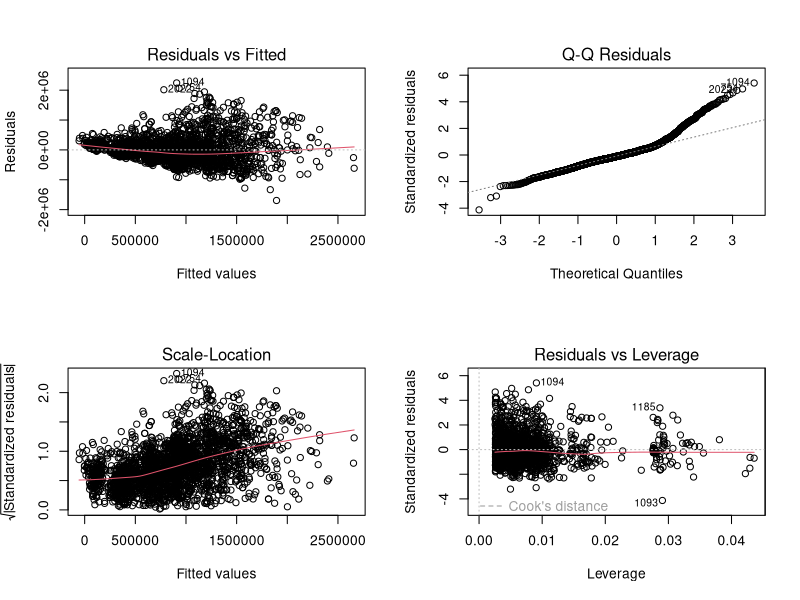
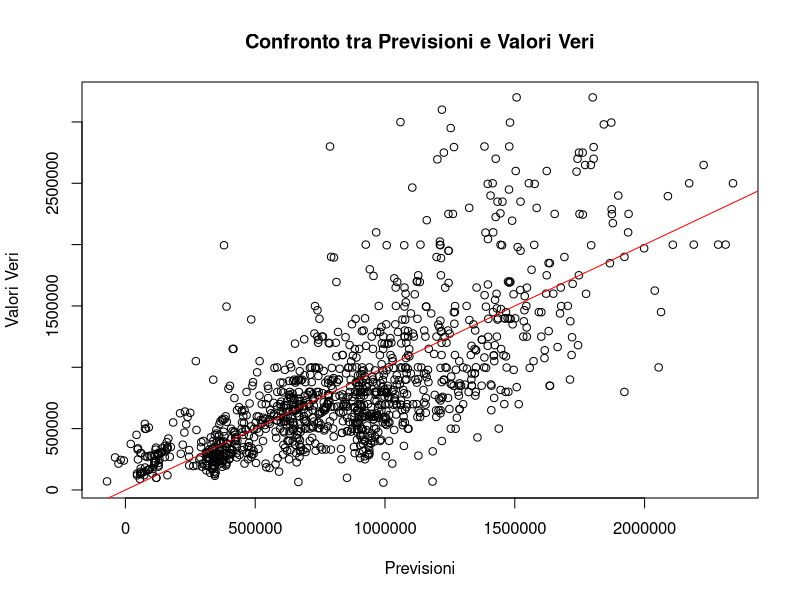
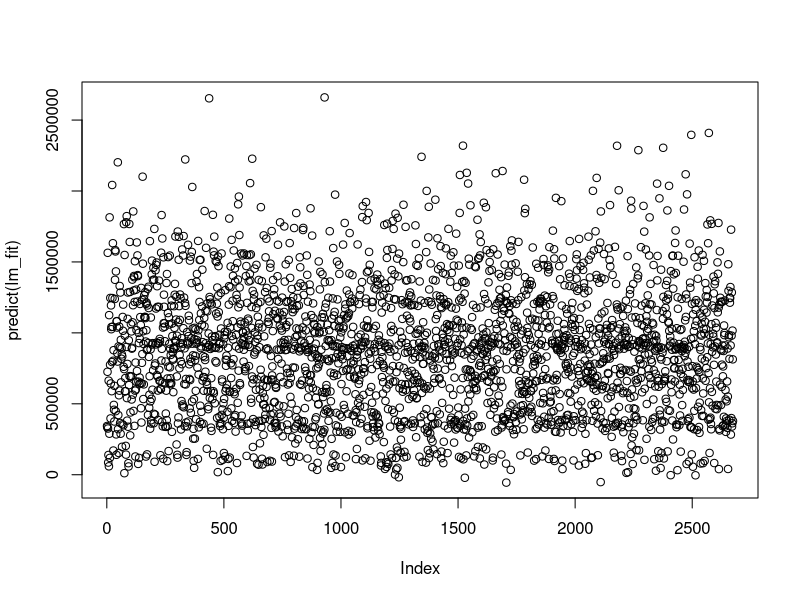
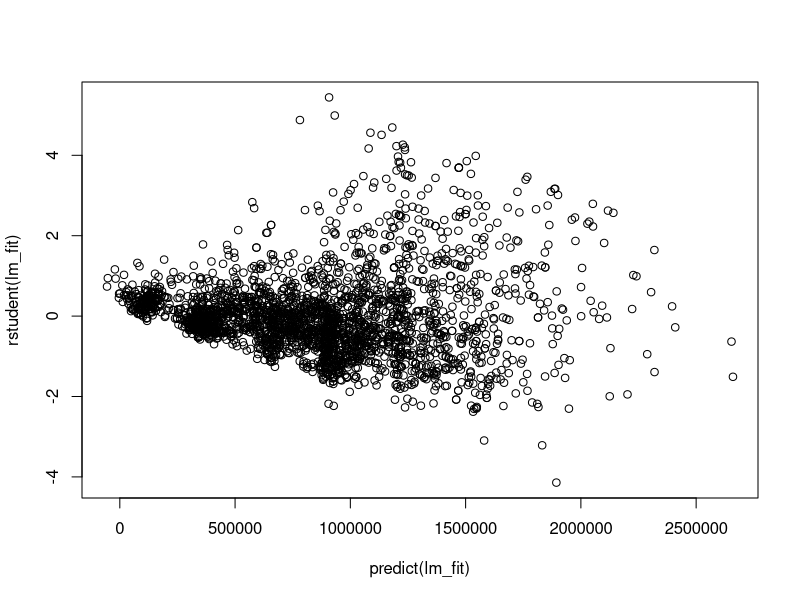

Write R code to recreate these figures, in order.
# Load required libraries
library(readr)
library(boot)
library(dplyr)
library(fastDummies)

# Set the seed for reproducibility


set.seed(123)
rm(list = ls()) # clear all environment variable
graphics.off()  # close all plot

df <- read_csv("dataset/NY-House-Dataset 2.csv")
df <- df[, -1]
df <- df[, -1]
df <- df[, !(names(df) %in% c("ADDRESS", "STATE", "MAIN_ADDRESS", "ADMINISTRATIVE_AREA_LEVEL_2", "LOCALITY", "STREET_NAME", "LONG_NAME", "FORMATTED_ADDRESS"))]

vars <- c("PRICE","BEDS","BATH","PROPERTYSQFT")
df_filtered <- df

for(var in vars){
  Q1 <- quantile(df_filtered[[var]], 0.25)
  Q3 <- quantile(df_filtered[[var]], 0.75)
  
  IQR <- Q3-Q1
  lower_limit <- Q1-2*IQR
  upper_limit <- Q3+2*IQR
  
  df_filtered <- df_filtered[df_filtered[[var]] >= lower_limit & df_filtered[[var]] <= upper_limit, ]
  
}


df <- dummy_cols(df_filtered)
df <- df[, !(names(df) %in% c("TYPE", "SUBLOCALITY"))]


correlation_matrix <- cor(df)[, "PRICE"]
low_corr_vars <- names(correlation_matrix[abs(correlation_matrix) < 0.05])
df <- df[, !(names(df) %in% low_corr_vars)]


## TEST 30 - TRAIN 70

train <- sample(dim(df)[1], round(dim(df)[1]*0.7))
lm_fit <- lm(PRICE ~ ., data = df[train,])
summary(lm_fit)
dev.new()
par(mfrow = c(2, 2))
plot(lm_fit)

#MSE TEST E TRAIN

err = (df$PRICE - predict(lm_fit, df))^2
training_err = mean(err[train])
test_err = mean(err[-train])


#PREVISIONI SUL SET DI TEST CONTRO I VALORI REALI

test_predictions <- predict(lm_fit, newdata = df[-train, ])
true_values <- df$PRICE[-train]
correlation <- cor(test_predictions, true_values) #correlazione calcolata tra le previsioni fatte dal modello sul set di test e i valori reali del set.
print(correlation)
dev.new()
plot(test_predictions, true_values, xlab = "Previsioni", ylab = "Valori Veri",
     main = "Confronto tra Previsioni e Valori Veri")
abline(a = 0, b = 1, col = "red")


# Confidence intervals on coefficients

confint(lm_fit, level = 0.95) # ATTENZIONE!! ALCUNI COEFFICIENTI HANNO ZERO DENTRO INTERVALLO DI CONFIDENZA!!
dev.new()
plot(predict(lm_fit)) # SONO PRESENTI PATTERN -> non linearità nei dati
dev.new()
plot(predict(lm_fit), rstudent(lm_fit))
